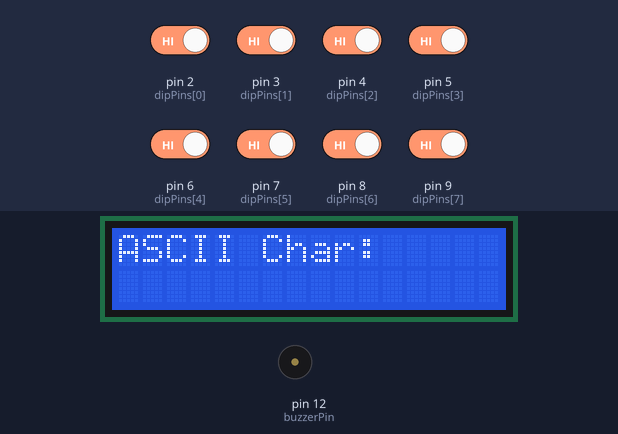
Simulated run of this sketch. Board: Arduino Uno, built with avr-gcc and run on an emulated ATmega328P. Shown: 16×2 character LCD, buzzer (waves = sounding, pin HIGH). The inputs (shaded band) are chosen by the test bench; at power-on: pin 2 (dipPins[0]), pin 3 (dipPins[1]), pin 4 (dipPins[2]), pin 5 (dipPins[3]), pin 6 (dipPins[4]), pin 7 (dipPins[5]), pin 8 (dipPins[6]), pin 9 (dipPins[7]) HIGH.

Above: at 1.2 s.
1.3 s: pin 2 (dipPins[0]) driven LOW
At 2.4 s:
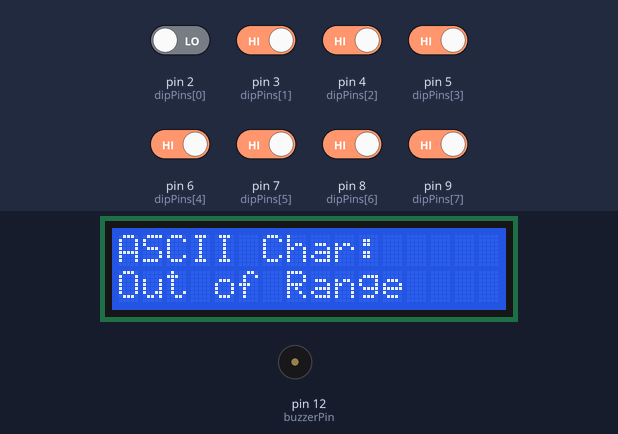
3.0 s: pin 2 (dipPins[0]) driven HIGH
At 3.2 s:
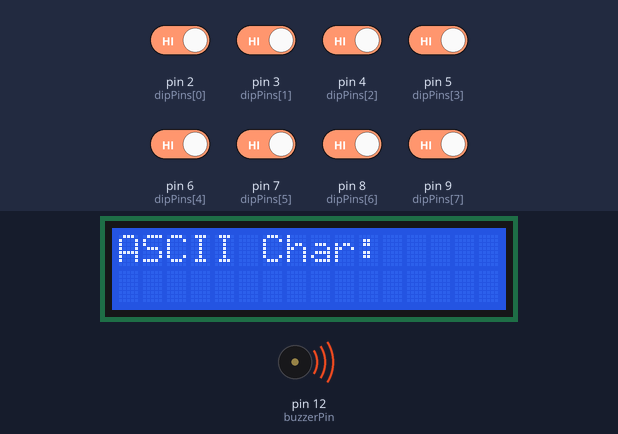
6.2 s: pin 3 (dipPins[1]) driven LOW
At 6.79 s:
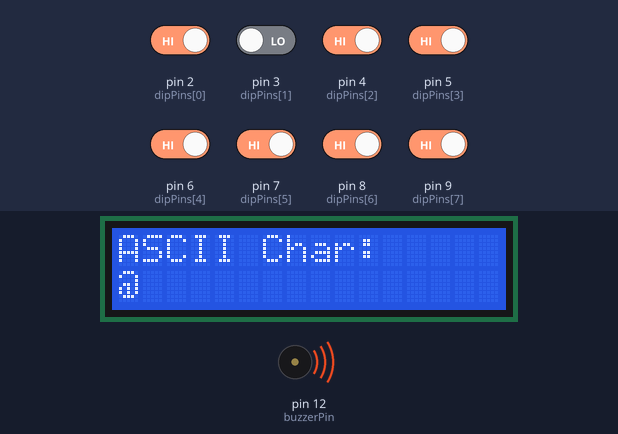
9.1 s: pin 4 (dipPins[2]) driven LOW
At 9.66 s:
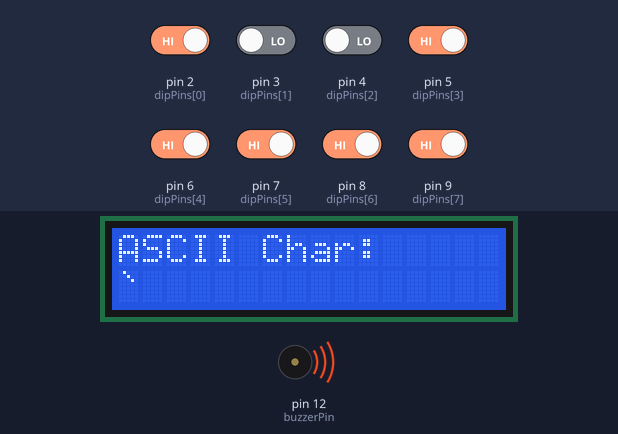
11.9 s: pin 5 (dipPins[3]) driven LOW
At 12.53 s:
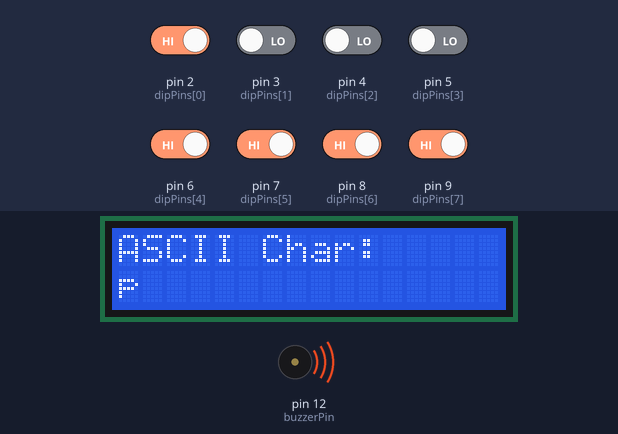
14.8 s: pin 6 (dipPins[4]) driven LOW
At 15.4 s:
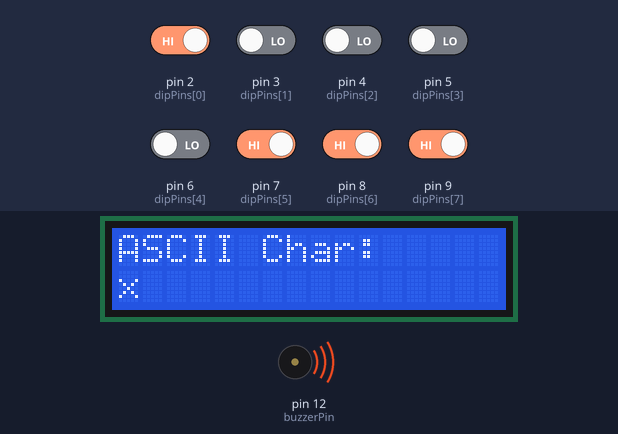
Timing chart, 0 to 18.7 s (numbered marks = the images above; inputs shaded):
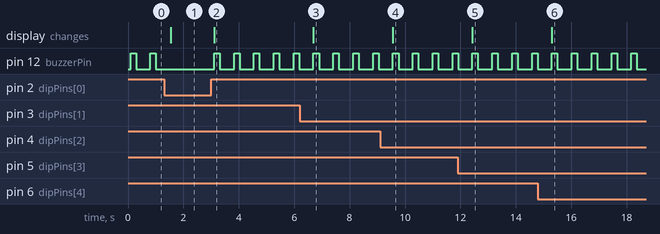

The sketch:

Binary_to_ASCII.ino
```cpp
#include <Wire.h>
#include <LiquidCrystal_I2C.h>

LiquidCrystal_I2C lcd(0x27, 16, 2);

const int dipPins[8] = {2, 3, 4, 5, 6, 7, 8, 9};
const int buzzerPin = 12;

char asciiTable[128] = {
  0, 1, 2, 3, 4, 5, 6, 7, 8, 9, 10, 11, 12, 13, 14, 15,
  16, 17, 18, 19, 20, 21, 22, 23, 24, 25, 26, 27, 28, 29, 30, 31,
  ' ', '!', '"', '#', '$', '%', '&', '\'', '(', ')', '*', '+', ',', '-', '.', '/',
  '0', '1', '2', '3', '4', '5', '6', '7', '8', '9', ':', ';', '<', '=', '>', '?',
  '@', 'A', 'B', 'C', 'D', 'E', 'F', 'G', 'H', 'I', 'J', 'K', 'L', 'M', 'N', 'O',
  'P', 'Q', 'R', 'S', 'T', 'U', 'V', 'W', 'X', 'Y', 'Z', '[', '\\', ']', '^', '_',
  '`', 'a', 'b', 'c', 'd', 'e', 'f', 'g', 'h', 'i', 'j', 'k', 'l', 'm', 'n', 'o',
  'p', 'q', 'r', 's', 't', 'u', 'v', 'w', 'x', 'y', 'z', '{', '|', '}', '~', 127
};

void setup() {
  lcd.begin(16, 2);
  lcd.backlight();

  for (int i = 0; i < 8; i++) {
    pinMode(dipPins[i], INPUT_PULLUP);
  }

  pinMode(buzzerPin, OUTPUT);

  lcd.setCursor(0, 0);
  lcd.print("ASCII Char:");
}

void loop() {
  int binaryValue = readDipSwitch();

  lcd.setCursor(0, 1);
  lcd.print("                ");
  lcd.setCursor(0, 1);

  if (binaryValue < 128) {
    lcd.print(asciiTable[binaryValue]);
    digitalWrite(buzzerPin, HIGH);
    delay(200);
    digitalWrite(buzzerPin, LOW);
  } else {
    lcd.print("Out of Range");
  }

  delay(500);
}

int readDipSwitch() {
  int value = 0;
  for (int i = 0; i < 8; i++) {
    value = (value << 1) | (digitalRead(dipPins[i]) == LOW ? 1 : 0);
  }
  return value;
}
```

Measured:
- after the input at 1.3 s, pin 12 (buzzerPin): stops changing and stays LOW; the display: changes after 0.24 s (image 1)
- after the input at 3.0 s, pin 12 (buzzerPin): alternates HIGH for 0.20 s and LOW for 0.52 s, starting after 0.11 s; the display: changes after 0.11 s (image 2)
- after the input at 6.2 s, the display: changes after 0.50 s (image 3)
- after the input at 9.1 s, the display: changes after 0.47 s (image 4)
- after the input at 11.9 s, the display: changes after 0.54 s (image 5)
- after the input at 14.8 s, the display: changes after 0.50 s (image 6)
- by itself, pin 12 (buzzerPin): alternates HIGH for 0.20 s and LOW for 0.52 s
